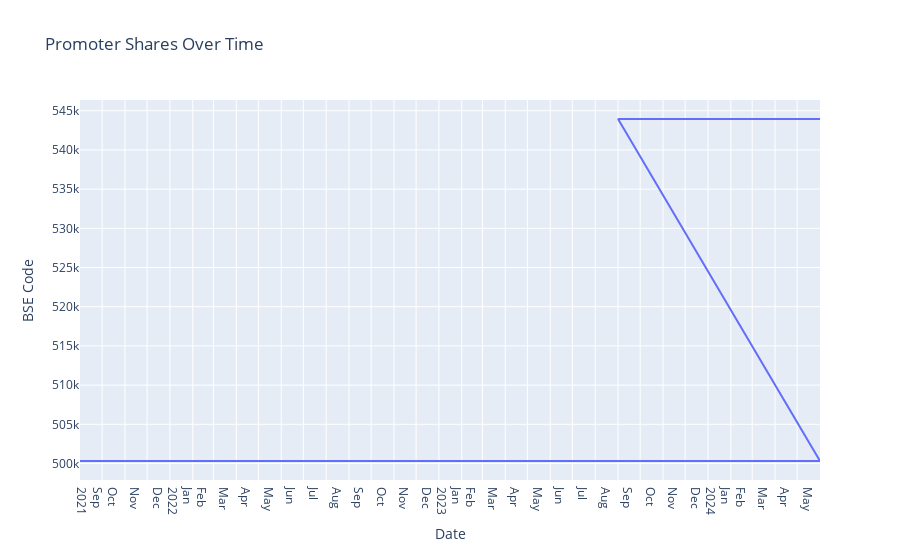

Here is the notebook cell this chart was saved with:
### Code cell
# Convert Date column to datetime
df = pd.DataFrame(dee)
df['Date'] = pd.to_datetime(df['Date'], format='%d-%m-%Y')

# Plot using Plotly Express
fig = px.line(df, x="Date", y="BSE Code", hover_data={"Date": "|%B %d, %Y"}, title='Promoter Shares Over Time')

# Customize the x-axis formatting
fig.update_xaxes(dtick="M1", tickformat="%b\n%Y", ticklabelmode="period")

fig.show()

### Figure 1 — Plotly figure (JSON) as saved in the notebook; plotly's stock layout.template omitted (floating-point values rounded to 4 significant figures)
{"data": [{"hovertemplate": "Date=%{x|%B %d, %Y}<br>BSE Code=%{y}<extra></extra>", "legendgroup": "", "line": {"color": "#636efa", "dash": "solid"}, "marker": {"symbol": "circle"}, "mode": "lines", "name": "", "orientation": "v", "showlegend": false, "type": "scatter", "x": ["2021-09-01T00:00:00", "2021-12-01T00:00:00", "2022-03-01T00:00:00", "2022-06-01T00:00:00", "2022-09-01T00:00:00", "2022-12-01T00:00:00", "2023-03-01T00:00:00", "2023-06-01T00:00:00", "2023-09-01T00:00:00", "2023-12-01T00:00:00", "2024-03-01T00:00:00", "2024-06-01T00:00:00", "2023-09-01T00:00:00", "2023-12-01T00:00:00", "2024-03-01T00:00:00", "2024-06-01T00:00:00"], "xaxis": "x", "y": [500325, 500325, 500325, 500325, 500325, 500325, 500325, 500325, 500325, 500325, 500325, 500325, 543940, 543940, 543940, 543940], "yaxis": "y"}], "layout": {"legend": {"tracegroupgap": 0}, "title": {"text": "Promoter Shares Over Time"}, "xaxis": {"anchor": "y", "domain": [0, 1], "dtick": "M1", "tickformat": "%b\n%Y", "ticklabelmode": "period", "title": {"text": "Date"}}, "yaxis": {"anchor": "x", "domain": [0, 1], "title": {"text": "BSE Code"}}}}
